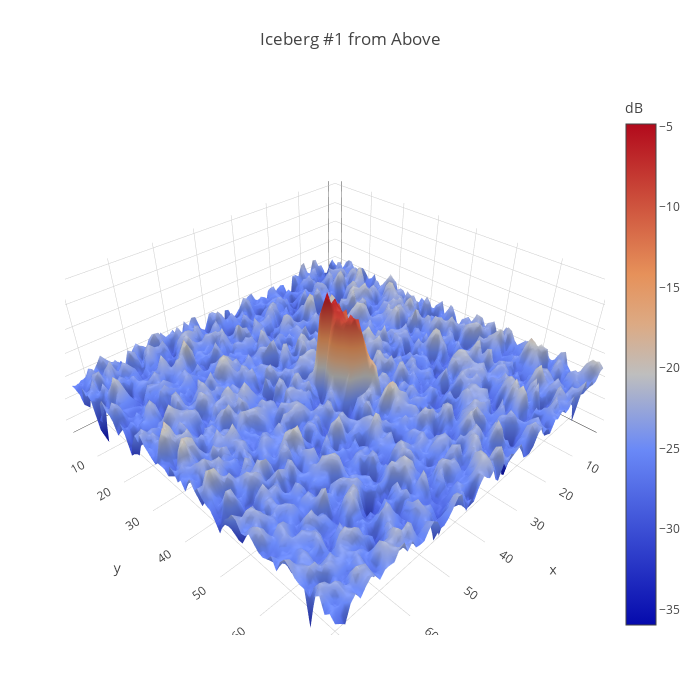

This figure's notebook cell:
### Code cell
icenum = random_ex()
plot_3d_example(df.band_1.iloc[ice_idx[icenum]].reshape(75, 75), 'Iceberg #{} from Above'.format(icenum+1))

### Figure 1 — Plotly figure (JSON) as saved in the notebook; plotly's stock layout.template omitted (floating-point values rounded to 4 significant figures; data arrays with more than 128 entries replaced by an {"elided": "..."} marker saying what was removed)
{"data": [{"colorbar": {"title": "dB"}, "type": "surface", "z": {"elided": "75x75 float values"}}], "layout": {"autosize": false, "height": 700, "margin": {"b": 65, "l": 65, "r": 50, "t": 90}, "title": "Iceberg #1 from Above", "width": 700}}
